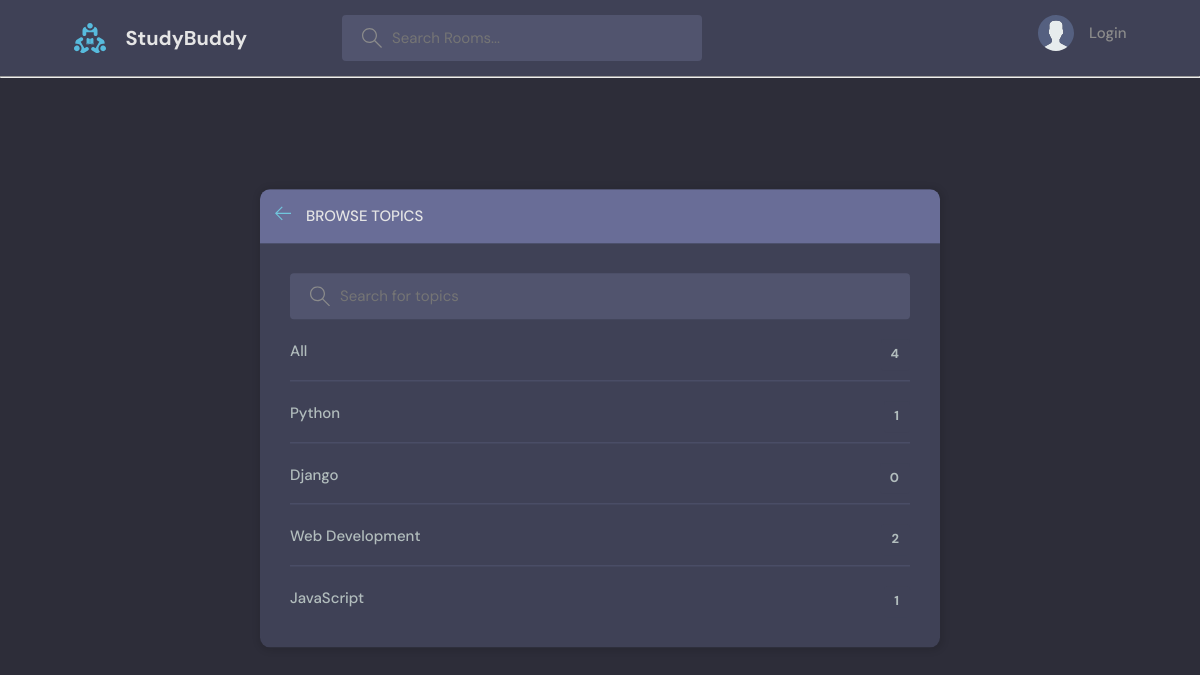
Before: /topics/ with the older database file.
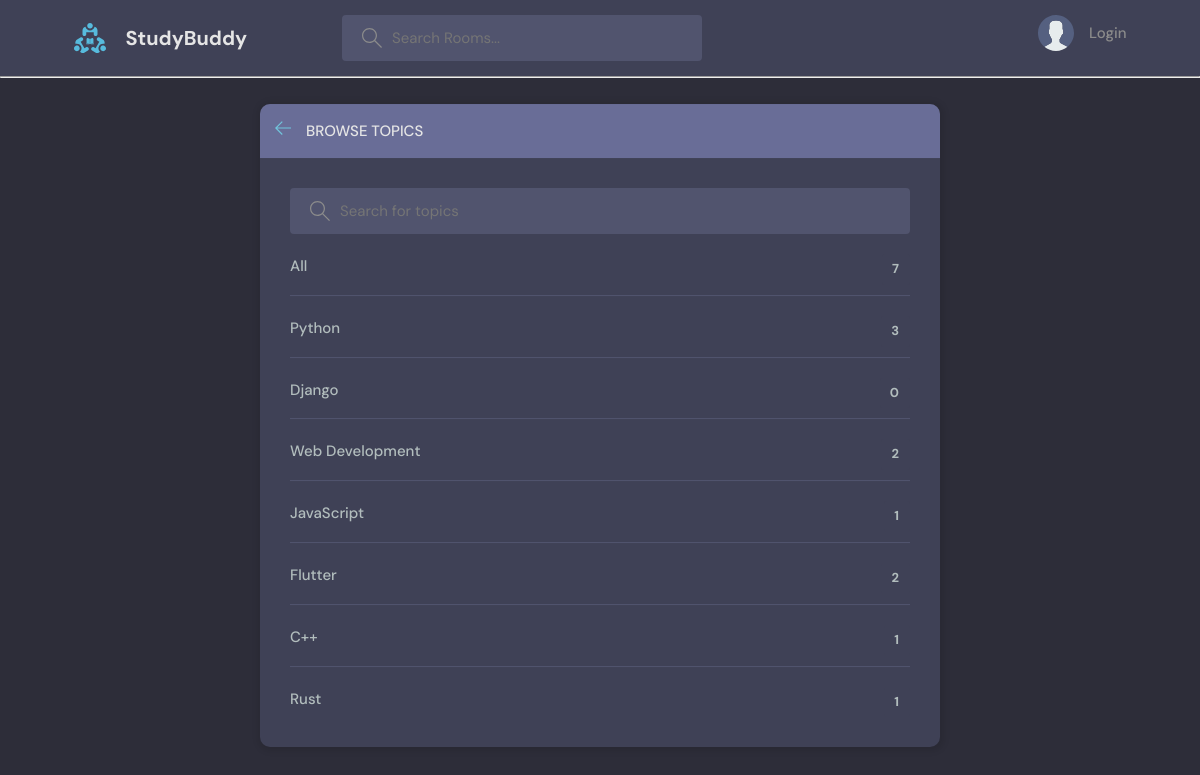
After: the same page with the newer database file.
### base/models.py (models this page shows, shortened)
class Topic(models.Model):
    name = models.CharField(max_length=200)

### base/views.py (the view)
# urls.py: path('topics/', views.topicsPage, name="topics"),
def topicsPage(request):
    q = request.GET.get('q') if request.GET.get('q') != None else ''
    topics = Topic.objects.filter(
        Q(name__icontains=q)
    )
    context = {'topics':topics}
    return render(request, 'base/topics.html', context)

### base/templates/base/topics.html (shortened to what this page needs)
{% extends 'main.html' %} {% block content %}
<main class="create-room layout">
  <div class="container">
    <div class="layout__box">
      <div class="layout__boxHeader">
        <div class="layout__boxTitle">
          <a href="{{request.META.HTTP_REFERER}}">
            <svg version="1.1" xmlns="http://www.w3.org/2000/svg" width="32" height="32" viewBox="0 0 32 32">
              <title>arrow-left</title>
              <path d="M13.723 2.286l-13.723 13.714 13.719 13.714 1.616-1.611-10.96-10.96h27.625v-2.286h-27.625l10.965-10.965-1.616-1.607z"></path>
            </svg>
          </a>
          <h3>Browse Topics</h3>
        </div>
      </div>
      <div class="topics-page layout__body">
        <form class="header__search" method="GET" action="{% url 'topics' %}">
          <label>
            <input placeholder="Search for topics" name="q" />
          </label>
        </form>
        <ul class="topics__list">
          <li>
            <a href="{% url 'topics' %}">All<span>{{topics.count}}</span></a>
          </li>
          {% for topic in topics %}
          <li>
            <a href="{% url 'home' %}?q={{topic.name}}">{{topic.name}}<span>{{topic.room_set.all.count}}</span></a>
          </li>
          {% endfor %}
        </ul>
      </div>
    </div>
  </div>
</main>
{% endblock content %}

Changed rows visible on the page:
computed for Topic "Python": room_set.all.count "1" → "3"
added Topic: name "Flutter", room_set.all.count "2"
added Topic: name "C++", room_set.all.count "1"
added Topic: name "Rust", room_set.all.count "1"
Other visible differences:
{{ topics.count }}: "4" → "7"
